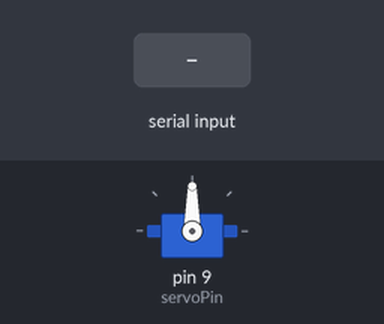
A sketch run on a simulated Arduino Uno, built with avr-gcc and run on an emulated ATmega328P. On the bench: servo. The inputs (shaded band) are chosen by the test bench.

Above: at 1.2 s.
1.3 s: "on" received over the second serial link
At 2.4 s:
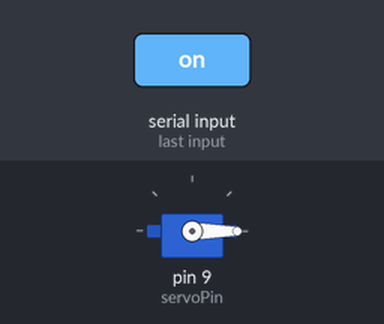
2.8 s: "1" received over the second serial link
At 3.4 s:
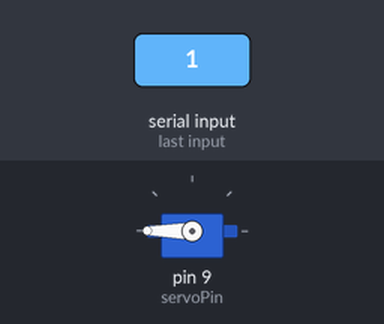
Timing chart, 0 to 5.8 s (numbered marks = the images above; inputs shaded):
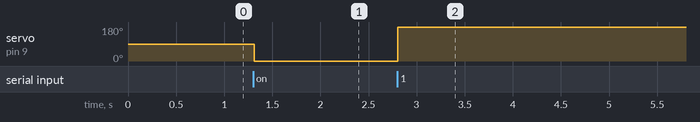

Measured:
- after the input at 1.3 s, servo on pin 9 (servoPin): 90° → 0° at once
- after the input at 2.8 s, servo on pin 9 (servoPin): 0° → 180° at once

The sketch:

test1.ino
```cpp
#include <SoftwareSerial.h> //시리얼 통신 라이브러리 호출
#include "Servo.h" //서보 라이브러리
int servoPin = 9;
Servo myservo; //서보객체
int blueTx=2;   //Tx (블투 보내는핀 설정)
int blueRx=3;   //Rx (블투 받는핀 설정)
SoftwareSerial mySerial(blueTx, blueRx);  //시리얼 통신을 위한 객체선언
String myString=""; //받는 문자열
int angle = 0;

void setup() {
  myservo.attach(servoPin);   //서보 시그널 핀설정
  //myservo.write(0);     //서보 초기각도 0도 설정
  mySerial.begin(9600); //블루투스 시리얼 개방
}

void loop() {
  while(mySerial.available())  //mySerial 값이 있으면
  {
    char myChar = (char)mySerial.read();  //mySerial int형식의 값을 char형식으로 변환
    myString+=myChar;   //수신되는 문자열을 myString에 모두 붙임 (1바이트씩 전송되는 것을 모두 붙임)
    delay(5);           //수신 문자열 끊김 방지
  }

  if(!myString.equals(""))  //myString 값이 있다면
  {
    Serial.println("input value: "+myString); //시리얼모니터에 myString값 출력

      if(myString=="on")  //myString 값이 'on' 이라면
      {

              myservo.write(0);
              delay(15);

       // myservo.write(90);
      } else {

              myservo.write(180);
              delay(15);

       // myservo.write(0);
      }
    myString="";  //myString 변수값 초기화
  }
}
```
